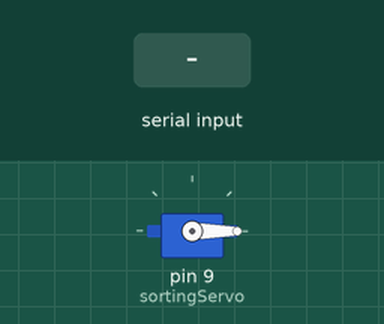
Recording of a sketch running on a simulated Arduino Uno, built with avr-gcc and run on an emulated ATmega328P. On the bench: servo. Inputs (shaded band) come from the test bench.

Above: at 1.2 s.
1.3 s: "90,45\n" received over Serial
At 1.8 s:
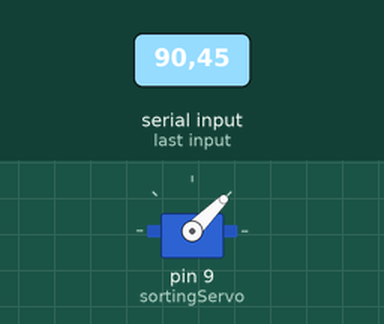
3.8 s: "30,150\n" received over Serial
At 4.6 s:
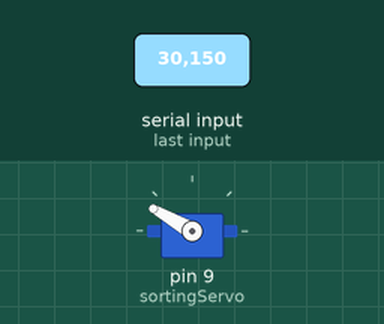
Timing chart, 0 to 6.8 s (numbered marks = the images above; inputs shaded):
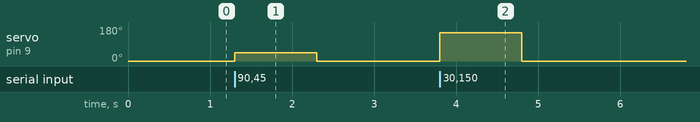

Measured:
- after the input at 1.3 s, servo on pin 9 (sortingServo): 0° → 45° at once, → 0° 1.0 s later
- after the input at 3.8 s, servo on pin 9 (sortingServo): 0° → 150° at once, → 0° 1.0 s later

The sketch:

ard_cod.ino
```cpp
#include <Servo.h>

Servo sortingServo;
int currentAngle = 0;  // Current servo position
unsigned long lastActivation = 0;
const int RESET_DELAY = 2000;  // 2 seconds to reset

void setup() {
  Serial.begin(115200);
  sortingServo.attach(9);  // Servo on pin 9
  sortingServo.write(0);   // Initial position
}

void loop() {
  // Reset to neutral position after delay
  if (millis() - lastActivation > RESET_DELAY && currentAngle != 0) {
    sortingServo.write(0);
    currentAngle = 0;
  }

  // Read angle from Python
  if (Serial.available() > 0) {
    int newAngle = Serial.parseInt();

    if (newAngle >= 0 && newAngle <= 180) {
      sortingServo.write(newAngle);
      currentAngle = newAngle;
      lastActivation = millis();
    }
  }
}
```
